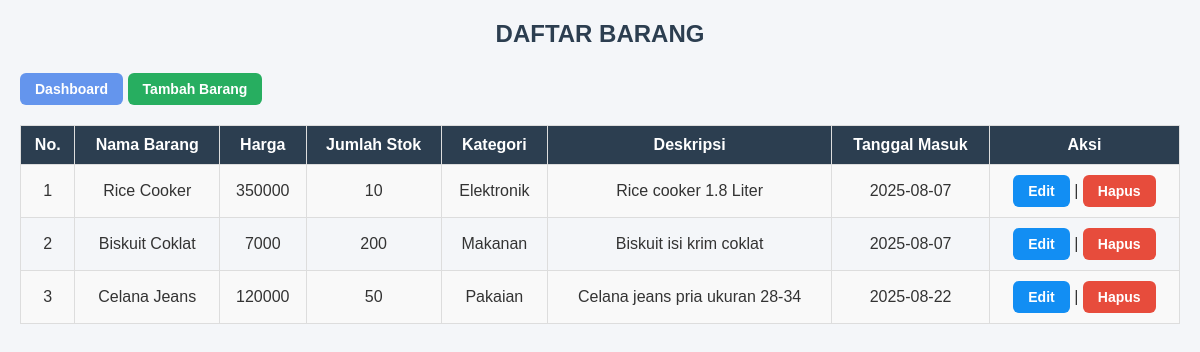
The page / on the database its author committed.
### tables this page shows
CREATE TABLE `barang` (
  `id_barang` int NOT NULL,
  `nama_barang` varchar(150) DEFAULT NULL,
  `harga` int NOT NULL,
  `jumlah_stok` int NOT NULL,
  `id_kategori` int NOT NULL,
  `deskripsi` text NOT NULL,
  `tanggal_masuk` date NOT NULL
);

CREATE TABLE `kategori` (
  `id_kategori` int NOT NULL,
  `nama_kategori` varchar(50) NOT NULL
);

### index.php (the view, shortened to what this page needs)
<?php include 'koneksi.php'; ?>
<!DOCTYPE html>
<html lang="en">
<head>
    <link rel="stylesheet" href="style.css" >
</head>
<body>
    <h2 align="center">DAFTAR BARANG</h2>
    <a href="dashboard.php" class="btn btn-dash">Dashboard</a>
    <a href="tambah.php" class="btn btn-add">Tambah Barang</a>
    <table border="1" cellpadding="5">
        <tr>
            <th>No.</th>
            <th>Nama Barang</th>
            <th>Harga</th>
            <th>Jumlah Stok</th>
            <th>Kategori</th>
            <th>Deskripsi</th>
            <th>Tanggal Masuk</th>
            <th>Aksi</th>
        </tr>
        <?php
        $no = 1;
        $sql = "SELECT barang.*, kategori.nama_kategori
        FROM barang
        JOIN kategori ON barang.id_kategori = kategori.id_kategori";
        $result = mysqli_query($conn, $sql);
        while ($row = mysqli_fetch_assoc($result)) {
            echo "<tr>
            <td>".$no++."</td>
            <td>".$row['nama_barang']."</td>
            <td>".$row['harga']."</td>
            <td>".$row['jumlah_stok']."</td>
            <td>".$row['nama_kategori']."</td>
            <td>".$row['deskripsi']."</td>
            <td>".$row['tanggal_masuk']."</td>
            <td>
            <a href='edit.php?id=".$row['id_barang']."' class ='btn btn-edit'>Edit</a> |
            <a href='hapus.php?id=".$row['id_barang']."' class ='btn btn-delete' onclick=\"return confirm('Yakin hapus?')\">Hapus</a>
        </td>
        </tr>";
     }
?>
</table>
</body>
</html>

### style.css (style rules this page uses)
* { margin: 0; padding: 0; box-sizing: border-box; font-family: Arial, sans-serif; }
body { background-color: #f4f6f9; color: #333; padding: 20px; }
h2 { text-align: center; margin-bottom: 25px; color: #2c3e50; }
table { width: 100%; border-collapse: collapse; margin-top: 20px; }
th,td { border: 1px solid #ddd; padding: 10px; text-align: center; }
th { background-color: #2c3e50 ; color: white; }
tr:nth-child(even) { background-color: #f9f9f9; }
.btn { display: inline-block; padding: 8px 15px; border-radius: 6px; text-decoration: none; color: white; transition: 0.3s; font-size: 14px; font-weight: bold; }
.btn-dash { background-color: #6495ed; }
.btn-add { background-color: #27ae60; }
.btn-edit { background-color: #128ef3; }
.btn-delete { background-color: #e74c3c; }

### rows shown on the page
barang: nama_barang "Rice Cooker", harga "350000", jumlah_stok "10", id_kategori.nama_kategori "Elektronik", deskripsi "Rice cooker 1.8 Liter", tanggal_masuk "2025-08-07"
barang: nama_barang "Biskuit Coklat", harga "7000", jumlah_stok "200", id_kategori.nama_kategori "Makanan", deskripsi "Biskuit isi krim coklat", tanggal_masuk "2025-08-07"
barang: nama_barang "Celana Jeans", harga "120000", jumlah_stok "50", id_kategori.nama_kategori "Pakaian", deskripsi "Celana jeans pria ukuran 28-34", tanggal_masuk "2025-08-22"
